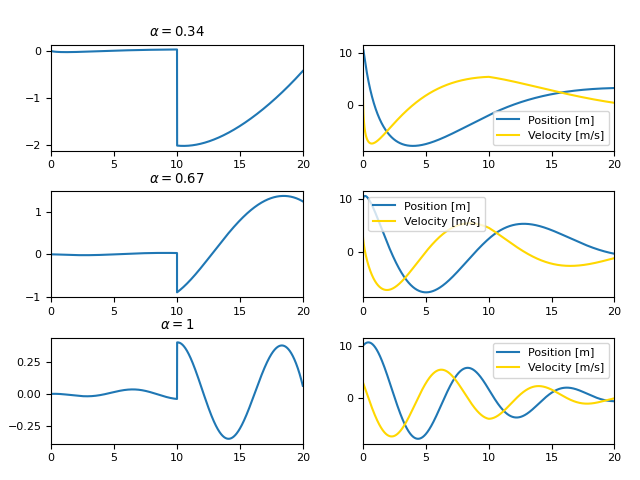

Write the Python code that produced this figure.
# do the damped harmonic oscillator problem again
# but with the delay introduced
# do a delay of 10

from sys import argv

import matplotlib.pyplot as plt
import numpy as np

# some parameters
omega = 0.8
delta = 0.1

# setting up the system
A = np.matrix([[0, 1], [-omega ** 2, -2 * delta * omega]])
B = np.c_[[0, 1]]
Q = 0.001 * np.identity(2)
tf = 20
dt = 0.001
ts = np.arange(0, tf + dt, dt)
delay = int(10 / dt)
Sf = np.matrix('3 0; 0 1')

# these are the conformable derivatives we want
alphas = [0.34, 0.67, 1]

# set up plotting
plt.rcParams["font.size"] = 8
fig, axes = plt.subplots(len(alphas), 2)
fig.tight_layout(rect=(0, 0, 1, 0.95), pad=1.5)

# loop over rows of plot and alphas
for axis, alpha in zip(axes, alphas):
    # S is an empty array of matrices
    # with last element given by Sf
    S = np.empty((ts.size, 2, 2))
    S[-1] = Sf
    for i in range(0, delay):
        S[i] = -(dt * i) ** alpha / alpha * Q

    # loop backward and do Euler's method to find S
    # this solves the Ricatti equation for t >= t_0 + h
    for i in range(ts.size - 1, delay, -1):
        dSdt = -(dt * (i + 1)) ** (alpha - 1) * \
            (A.T @ S[i - delay] + S[i - delay] @ A - S[i] @ B @ B.T @ S[i] + Q)
        S[i - 1] = S[i] - dt * dSdt
    # I now basically have initial conditions, so
    # I could theoretically go forward and solve,
    # but this gives a vastly different solution
    # and kinda ignores the final condition
    # for i in range(delay - 1, ts.size - 1):
    #     dSdt = -(dt * (i - 1)) ** (alpha - 1) * \
    #         (A.T @ S[i - delay] + S[i - delay] @ A - S[i] @ B @ B.T @ S[i] + Q)
    #     S[i + 1] = S[i] + dt * dSdt

    # x is an array of column vectors
    x = np.empty((ts.size, 2, 1))
    x[0] = np.c_[[10, 3]]
    # u is an array of real #s
    u = np.empty(ts.size)

    # loop forward and solve state space equation
    # this also uses Euler's method as far as I can tell
    for i in range(0, ts.size - 1):
        u[i] = -(B.T @ S[i] @ x[i]).item()
        x[i + 1] = x[i] + (dt * (i + 2)) ** (alpha - 1) * \
            dt * (A @ x[i] + B * u[i])
    u[-1] = -(B.T @ S[-1] @ x[-1]).item()

    # plot u (1st column)
    axis[0].plot(ts, u)
    axis[0].set_title(f'$\\alpha = {alpha}$')
    axis[0].margins(x=0)

    # plot x1 and x2 (2nd column)
    axis[1].plot(ts, x[:, 0], label='Position [m]')
    axis[1].plot(ts, x[:, 1], label='Velocity [m/s]', color='gold')
    axis[1].legend()
    axis[1].margins(x=0)

# you can use -s to save the plot to a file
# generally you don't want to do this
if len(argv) == 2 and argv[1] == '-s':
    plt.savefig(argv[0][:-3] + '.png')
else:
    plt.show()
